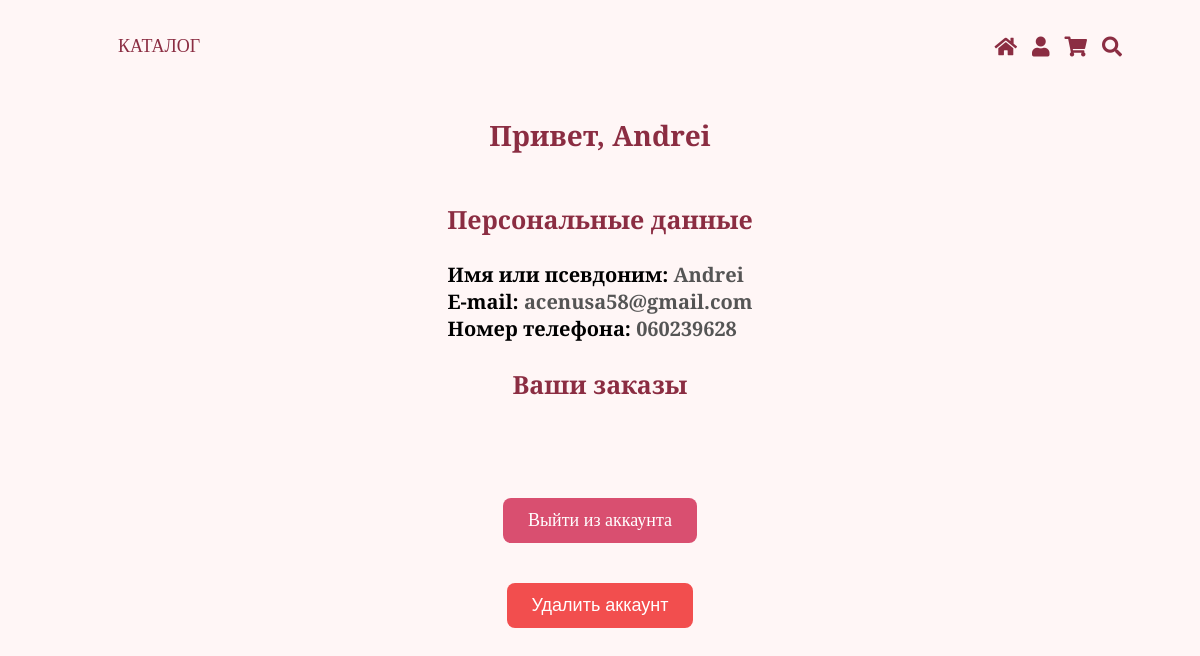
Before: /auth/profile (signed in) with the older database file.
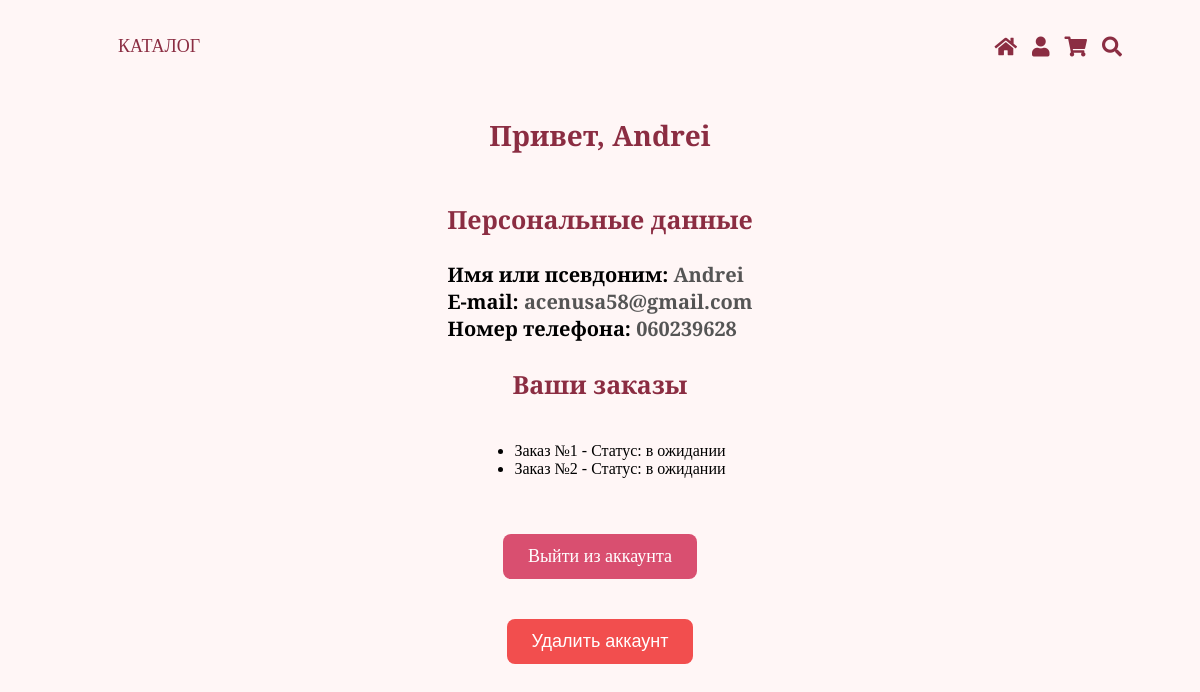
After: the same page with the newer database file.
### app/models.py (models this page shows, shortened)
class Order(db.Model):
    id = db.Column(db.Integer, primary_key=True)
    user_id = db.Column(db.Integer, db.ForeignKey('user.id'), nullable=True)  # Связь с User
    customer_name = db.Column(db.String(100), nullable=False)
    customer_phone = db.Column(db.String(20), nullable=False)
    customer_address = db.Column(db.Text, nullable=False)
    items = db.Column(db.Text, nullable=False)  # JSON с товарами
    total_price = db.Column(db.Float, nullable=False)
    status = db.Column(db.String(20), default='в ожидании')

### app/routes.py (the view)
@auth_bp.route('/profile')
@login_required
def profile():
    orders = Order.query.filter_by(user_id=current_user.id).all()
    return render_template("auth/profile.html", user=current_user, orders=orders)

### app/routes.py (called while the page is built)
@login_manager.user_loader
def load_user(user_id):
    user = User.query.get(int(user_id))
    if user:
        return user
    return AdminUser.query.get(int(user_id))

### app/templates/auth/profile.html
<link rel="stylesheet" href="{{ url_for('static', filename='css/main.css') }}">
<link rel="stylesheet" href="{{ url_for('static', filename='css/profile.css') }}">
<header>
    {% include 'navbar.html' %}
</header>
<div class="content">
    <h2>Привет, {{ user.name }}</h2>
    <div class="container personal-data">
        <h3>Персональные данные</h3>
        <div class="inner-item-profile">
            <div class="inner-items-profile">
                <div class="inner-item-profile">Имя или псевдоним: <span>{{ user.name }}</span></div>
                <div class="inner-item-profile">E-mail: <span>{{ user.email }}</span></div>
                <div class="inner-item-profile">Номер телефона: <span>{{ user.phone }}</span></div>
            </div>
        </div>
    </div>
    <h3>Ваши заказы</h3>
    <ul>
        {% for order in orders %}
            <li>Заказ №{{ order.id }} - Статус: {{ order.status }}</li>
        {% endfor %}
    </ul>
    <a href="{{ url_for('auth.logout') }}" class="btn">Выйти из аккаунта</a>
    <form action="{{ url_for('auth.delete_account') }}" method="post" onsubmit="return confirm('Вы уверены, что хотите удалить аккаунт?')">
        <button type="submit" class="btn btn-danger">Удалить аккаунт</button>
    </form>
</div>

Changed rows visible on the page:
added Order: id "1", status "в ожидании"
added Order: id "2", status "в ожидании"
